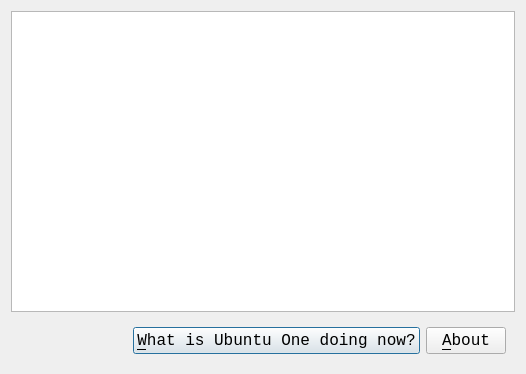
<?xml version="1.0" encoding="UTF-8"?>
<ui version="4.0">
 <class>DialogMain</class>
 <widget class="QDialog" name="DialogMain">
  <property name="geometry">
   <rect>
    <x>0</x>
    <y>0</y>
    <width>526</width>
    <height>374</height>
   </rect>
  </property>
  <property name="font">
   <font>
    <family>Courier New</family>
    <pointsize>12</pointsize>
   </font>
  </property>
  <property name="windowTitle">
   <string>UbuntuOneWatcher (C) 2010 Richel Bilderbeek</string>
  </property>
  <property name="windowIcon">
   <iconset resource="resources.qrc">
    <normaloff>:/images/R.png</normaloff>:/images/R.png</iconset>
  </property>
  <layout class="QVBoxLayout" name="verticalLayout">
   <item>
    <widget class="QPlainTextEdit" name="text"/>
   </item>
   <item>
    <widget class="QWidget" name="widget" native="true">
     <layout class="QHBoxLayout" name="horizontalLayout">
      <item>
       <spacer name="horizontalSpacer">
        <property name="orientation">
         <enum>Qt::Horizontal</enum>
        </property>
        <property name="sizeHint" stdset="0">
         <size>
          <width>82</width>
          <height>20</height>
         </size>
        </property>
       </spacer>
      </item>
      <item>
       <widget class="QPushButton" name="button_find_out">
        <property name="text">
         <string>&amp;What is Ubuntu One doing now?</string>
        </property>
       </widget>
      </item>
      <item>
       <widget class="QPushButton" name="button_about">
        <property name="text">
         <string>&amp;About</string>
        </property>
       </widget>
      </item>
     </layout>
    </widget>
   </item>
  </layout>
 </widget>
 <resources>
  <include location="resources.qrc"/>
 </resources>
 <connections/>
</ui>
